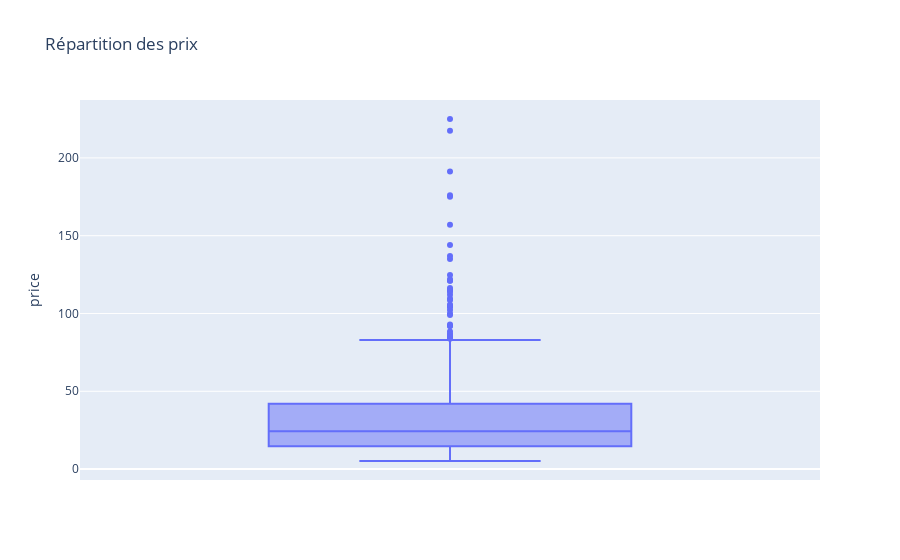

Write notebook code for a chart like this one.
### Code cell
#Autre méthode avec plotly express
import plotly.express as px
fig = px.box(df_final, y="price", title="Répartition des prix")
fig.show()

### Figure 1 — Plotly figure (JSON) as saved in the notebook; plotly's stock layout.template omitted (floating-point values rounded to 4 significant figures; data arrays with more than 128 entries replaced by an {"elided": "..."} marker saying what was removed)
{"data": [{"alignmentgroup": "True", "hovertemplate": "price=%{y}<extra></extra>", "legendgroup": "", "marker": {"color": "#636efa"}, "name": "", "notched": false, "offsetgroup": "", "orientation": "v", "showlegend": false, "type": "box", "x0": " ", "xaxis": "x", "y": {"elided": "824 float values"}, "y0": " ", "yaxis": "y"}], "layout": {"autosize": true, "boxmode": "group", "legend": {"tracegroupgap": 0}, "title": {"text": "Répartition des prix"}, "xaxis": {"anchor": "y", "autorange": true, "domain": [0, 1], "range": [-0.5, 0.5], "type": "category"}, "yaxis": {"anchor": "x", "autorange": true, "domain": [0, 1], "range": [-7.011, 237.2], "title": {"text": "price"}, "type": "linear"}}}
